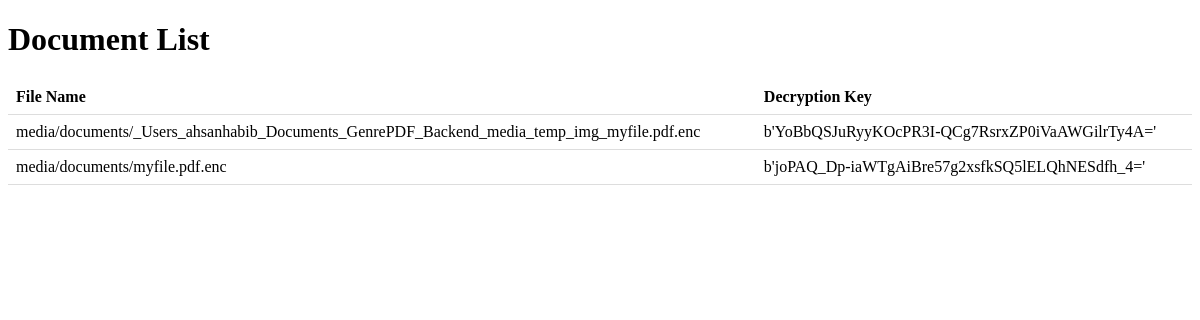
The app's page /owner/documentList/ (signed in), older data.
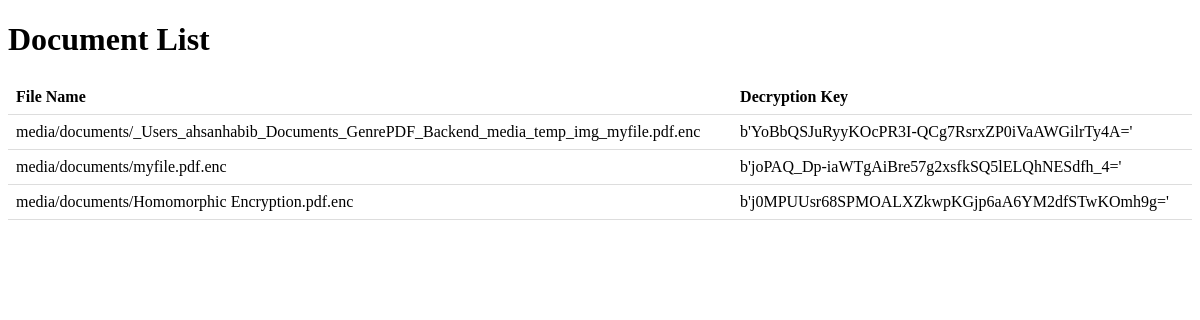
The same page, newer data.
### Owner/models.py (models this page shows, shortened)
class Document(models.Model):
    owner = models.ForeignKey(User, on_delete=models.CASCADE)
    file = models.FileField(upload_to='documents/')
    key = models.CharField(max_length=200,default='')

### Owner/views.py (the view)
# urls.py: path('documentList/', views.document_list),
def document_list(request):
    documents = Document.objects.filter(owner=request.user)
    return render(request, 'document_list.html', {'documents': documents})

### Templates/document_list.html (shortened to what this page needs)
<!DOCTYPE html>
<html>
<head>
</head>
<body>
    <h1>Document List</h1>
    {% if documents %}
        <table>
            <tr>
                <th>File Name</th>
                <th>Decryption Key</th>
            </tr>
            {% for document in documents %}
                <tr>
                    <td>{{ document.file.name }}</td>
                    <td>{{ document.key }}</td>
                </tr>
            {% endfor %}
        </table>
    {% else %}
        <p>No documents available.</p>
    {% endif %}
</body>
</html>

Row changes from the older to the newer data that the page shows:
added Document: file.name "media/documents/Homomorphic Encryption.pdf.enc", key "b'j0MPUUsr68SPMOALXZkwpKGjp6aA6YM2dfSTwKOmh9g='"
